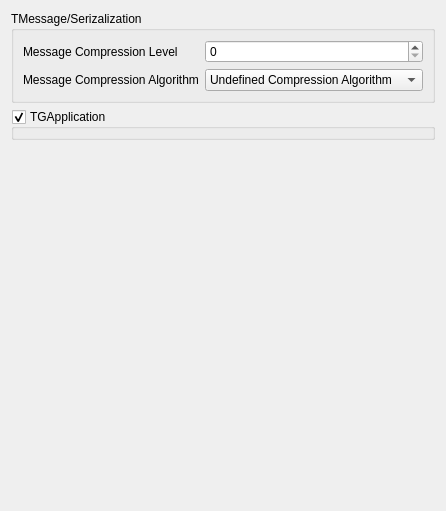
            <widget class="QWidget" name="tab_4">
             <attribute name="title">
              <string>RootMpi</string>
             </attribute>
             <layout class="QGridLayout" name="gridLayout_17">
              <item row="0" column="0">
               <widget class="QGroupBox" name="groupBox_7">
                <property name="title">
                 <string>TMessage/Serizalization</string>
                </property>
                <layout class="QGridLayout" name="gridLayout_16">
                 <item row="0" column="0">
                  <widget class="QLabel" name="label_5">
                   <property name="text">
                    <string>Message Compression Level</string>
                   </property>
                  </widget>
                 </item>
                 <item row="0" column="1">
                  <widget class="QSpinBox" name="spinBox"/>
                 </item>
                 <item row="1" column="0">
                  <widget class="QLabel" name="label_6">
                   <property name="text">
                    <string>Message Compression Algorithm</string>
                   </property>
                  </widget>
                 </item>
                 <item row="1" column="1">
                  <widget class="QComboBox" name="comboBox">
                   <item>
                    <property name="text">
                     <string>Undefined Compression Algorithm</string>
                    </property>
                   </item>
                   <item>
                    <property name="text">
                     <string>ZLIB</string>
                    </property>
                   </item>
                   <item>
                    <property name="text">
                     <string>Old Compression Algorithm</string>
                    </property>
                   </item>
                   <item>
                    <property name="text">
                     <string>LZMA</string>
                    </property>
                   </item>
                  </widget>
                 </item>
                </layout>
               </widget>
              </item>
              <item row="1" column="0">
               <widget class="QGroupBox" name="groupBox_11">
                <property name="toolTip">
                 <string>&lt;html&gt;&lt;head/&gt;&lt;body&gt;&lt;pre style=&quot; margin-top:12px; margin-bottom:0px; margin-left:0px; margin-right:0px; -qt-block-indent:0; text-indent:0px;&quot;&gt;&lt;span style=&quot; font-family:'Courier New,courier'; color:#000000;&quot;&gt;Create an application environment. The application environment&lt;/span&gt;&lt;/pre&gt;&lt;pre style=&quot; margin-top:0px; margin-bottom:0px; margin-left:0px; margin-right:0px; -qt-block-indent:0; text-indent:0px;&quot;&gt;&lt;span style=&quot; font-family:'Courier New,courier'; color:#000000;&quot;&gt; provides an interface to the graphics system and eventloop&lt;/span&gt;&lt;/pre&gt;&lt;pre style=&quot; margin-top:0px; margin-bottom:0px; margin-left:0px; margin-right:0px; -qt-block-indent:0; text-indent:0px;&quot;&gt;&lt;span style=&quot; font-family:'Courier New,courier'; color:#000000;&quot;&gt; (be it X, Windoze, MacOS or BeOS). After creating the application&lt;/span&gt;&lt;/pre&gt;&lt;pre style=&quot; margin-top:0px; margin-bottom:0px; margin-left:0px; margin-right:0px; -qt-block-indent:0; text-indent:0px;&quot;&gt;&lt;span style=&quot; font-family:'Courier New,courier'; color:#000000;&quot;&gt; object start the eventloop by calling its &lt;/span&gt;&lt;a href=&quot;http://root.cern.ch/root/html532/TApplication.html#TApplication:Run&quot;&gt;&lt;span style=&quot; font-family:'Courier New,courier'; color:#008000; background-color:#000000;&quot;&gt;Run&lt;/span&gt;&lt;/a&gt;&lt;span style=&quot; font-family:'Courier New,courier'; color:#000000;&quot;&gt;() method. The command&lt;/span&gt;&lt;/pre&gt;&lt;pre style=&quot; margin-top:0px; margin-bottom:0px; margin-left:0px; margin-right:0px; -qt-block-indent:0; text-indent:0px;&quot;&gt;&lt;span style=&quot; font-family:'Courier New,courier'; color:#000000;&quot;&gt; line options recogized by &lt;/span&gt;&lt;a href=&quot;http://root.cern.ch/root/html532/TApplication.html&quot;&gt;&lt;span style=&quot; font-family:'Courier New,courier'; color:#336299; background-color:#000000;&quot;&gt;TApplication&lt;/span&gt;&lt;/a&gt;&lt;span style=&quot; font-family:'Courier New,courier'; color:#000000;&quot;&gt; are described in the &lt;/span&gt;&lt;a href=&quot;http://root.cern.ch/root/html532/TApplication.html#TApplication:GetOptions&quot;&gt;&lt;span style=&quot; font-family:'Courier New,courier'; color:#336299; background-color:#000000;&quot;&gt;GetOptions&lt;/span&gt;&lt;/a&gt;&lt;span style=&quot; font-family:'Courier New,courier'; color:#000000;&quot;&gt;()&lt;/span&gt;&lt;/pre&gt;&lt;pre style=&quot; margin-top:0px; margin-bottom:0px; margin-left:0px; margin-right:0px; -qt-block-indent:0; text-indent:0px;&quot;&gt;&lt;span style=&quot; font-family:'Courier New,courier'; color:#000000;&quot;&gt; method. The recognized options are removed from the argument array.&lt;/span&gt;&lt;/pre&gt;&lt;pre style=&quot; margin-top:0px; margin-bottom:0px; margin-left:0px; margin-right:0px; -qt-block-indent:0; text-indent:0px;&quot;&gt;&lt;span style=&quot; font-family:'Courier New,courier'; color:#000000;&quot;&gt; The original list of argument options can be retrieved via the &lt;/span&gt;&lt;a href=&quot;http://root.cern.ch/root/html532/TApplication.html#TApplication:Argc&quot;&gt;&lt;span style=&quot; font-family:'Courier New,courier'; color:#336299; background-color:#000000;&quot;&gt;Argc&lt;/span&gt;&lt;/a&gt;&lt;span style=&quot; font-family:'Courier New,courier'; color:#000000;&quot;&gt;()&lt;/span&gt;&lt;/pre&gt;&lt;pre style=&quot; margin-top:0px; margin-bottom:0px; margin-left:0px; margin-right:0px; -qt-block-indent:0; text-indent:0px;&quot;&gt;&lt;span style=&quot; font-family:'Courier New,courier'; color:#000000;&quot;&gt; and &lt;/span&gt;&lt;a href=&quot;http://root.cern.ch/root/html532/TApplication.html#TApplication:Argv&quot;&gt;&lt;span style=&quot; font-family:'Courier New,courier'; color:#039915; background-color:#000000;&quot;&gt;Argv&lt;/span&gt;&lt;/a&gt;&lt;span style=&quot; font-family:'Courier New,courier'; color:#000000;&quot;&gt;() methods. The appClassName &lt;/span&gt;&lt;span style=&quot; font-family:'Courier New,courier'; color:#008080; background-color:#000000;&quot;&gt;&amp;quot;proofserv&amp;quot;&lt;/span&gt;&lt;span style=&quot; font-family:'Courier New,courier'; color:#000000;&quot;&gt; is reserved for the&lt;/span&gt;&lt;/pre&gt;&lt;pre style=&quot; margin-top:0px; margin-bottom:0px; margin-left:0px; margin-right:0px; -qt-block-indent:0; text-indent:0px;&quot;&gt;&lt;span style=&quot; font-family:'Courier New,courier'; color:#000000;&quot;&gt; PROOF system. The &lt;/span&gt;&lt;span style=&quot; font-family:'Courier New,courier'; color:#008080; background-color:#000000;&quot;&gt;&amp;quot;options&amp;quot;&lt;/span&gt;&lt;span style=&quot; font-family:'Courier New,courier'; color:#000000;&quot;&gt; and &lt;/span&gt;&lt;span style=&quot; font-family:'Courier New,courier'; color:#008080; background-color:#000000;&quot;&gt;&amp;quot;numOptions&amp;quot;&lt;/span&gt;&lt;span style=&quot; font-family:'Courier New,courier'; color:#000000;&quot;&gt; arguments are not used,&lt;/span&gt;&lt;/pre&gt;&lt;pre style=&quot; margin-top:0px; margin-bottom:0px; margin-left:0px; margin-right:0px; -qt-block-indent:0; text-indent:0px;&quot;&gt;&lt;span style=&quot; font-family:'Courier New,courier'; color:#000000;&quot;&gt; except if you want to by-pass the argv processing by &lt;/span&gt;&lt;a href=&quot;http://root.cern.ch/root/html532/TApplication.html#TApplication:GetOptions&quot;&gt;&lt;span style=&quot; font-family:'Courier New,courier'; color:#336299; background-color:#000000;&quot;&gt;GetOptions&lt;/span&gt;&lt;/a&gt;&lt;span style=&quot; font-family:'Courier New,courier'; color:#000000;&quot;&gt;()&lt;/span&gt;&lt;/pre&gt;&lt;pre style=&quot; margin-top:0px; margin-bottom:0px; margin-left:0px; margin-right:0px; -qt-block-indent:0; text-indent:0px;&quot;&gt;&lt;span style=&quot; font-family:'Courier New,courier'; color:#000000;&quot;&gt; in which case you should specify numOptions&amp;lt;0. All options will&lt;/span&gt;&lt;/pre&gt;&lt;pre style=&quot; margin-top:0px; margin-bottom:12px; margin-left:0px; margin-right:0px; -qt-block-indent:0; text-indent:0px;&quot;&gt;&lt;span style=&quot; font-family:'Courier New,courier'; color:#000000;&quot;&gt; still be available via the &lt;/span&gt;&lt;a href=&quot;http://root.cern.ch/root/html532/TApplication.html#TApplication:Argv&quot;&gt;&lt;span style=&quot; font-family:'Courier New,courier'; color:#336299; background-color:#000000;&quot;&gt;Argv&lt;/span&gt;&lt;/a&gt;&lt;span style=&quot; font-family:'Courier New,courier'; color:#000000;&quot;&gt;() method for later use.&lt;/span&gt;&lt;/pre&gt;&lt;p</string>
                </property>
                <property name="title">
                 <string>TGApplication</string>
                </property>
                <property name="checkable">
                 <bool>true</bool>
                </property>
               </widget>
              </item>
              <item row="2" column="0">
               <spacer name="verticalSpacer_5">
                <property name="orientation">
                 <enum>Qt::Vertical</enum>
                </property>
                <property name="sizeHint" stdset="0">
                 <size>
                  <width>20</width>
                  <height>360</height>
                 </size>
                </property>
               </spacer>
              </item>
             </layout>
            </widget>
